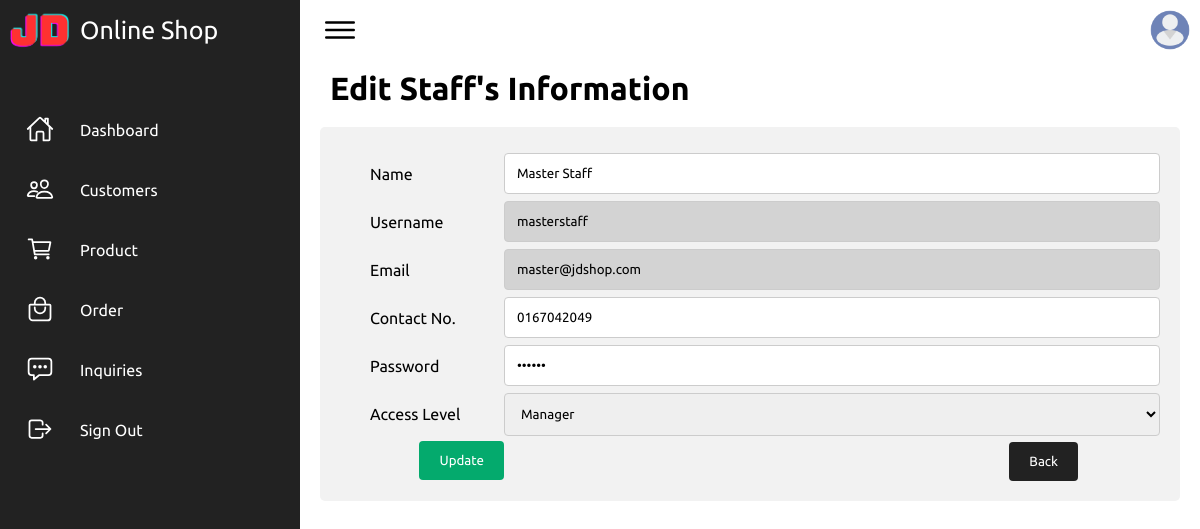
Page /admin/edit-staff.php?staff_upd=1 (signed in) on the committed database.
### tables this page shows
CREATE TABLE `staffs` (
  `id` int(11) NOT NULL,
  `name` varchar(255) NOT NULL,
  `username` varchar(255) NOT NULL,
  `email` varchar(255) NOT NULL,
  `contact` varchar(255) NOT NULL,
  `password` varchar(255) NOT NULL,
  `levelID` int(11) NOT NULL
);

CREATE TABLE `acesslevel` (
  `id` int(11) NOT NULL,
  `level` varchar(50) NOT NULL
);

### admin/edit-staff.php (the view, shortened to what this page needs)
<!DOCTYPE html>
<html lang="en">
<head>
  <link rel="stylesheet" href="assets/css/style.css">
</head>
<body>
  <div class="container">
    <?php include'nav.php' ?>
    <h1 style="margin-top: 10px; margin-left: 30px;">Edit Staff's Information</h1>
    <div class="container-2">
      <form action="" method="post">
        <?php
        $qml ="select * from staffs where id='$_GET[staff_upd]'";
        $rest=mysqli_query($conn, $qml);
        $row = mysqli_fetch_assoc($rest);
        ?>
        <div class="row">
          <div class="col-15">
            <label for="name">Name</label>
          </div>
          <div class="col-80">
            <input type="text" id="name" name="name" value="<?php echo $row['name']; ?>" placeholder="Please enter the staff's full name">
          </div>
        </div>
        <div class="row">
          <div class="col-15">
            <label for="username">Username</label>
          </div>
          <div class="col-80">
            <input readonly type="text" id="username" name="username" value="<?php echo $row['username']; ?>" placeholder="Please enter staff's username" style="background: lightgrey;">
          </div>
        </div>
        <div class="row">
          <div class="col-15">
            <label for="email">Email</label>
          </div>
          <div class="col-80">
            <input readonly type="text" id="email" name="email" value="<?php echo $row['email']; ?>" placeholder="Please enter staff's email" style="background: lightgrey;">
          </div>
        </div>
        <div class="row">
          <div class="col-15">
            <label for="contact">Contact No.</label>
          </div>
          <div class="col-80">
            <input type="text" id="contact" name="contact" placeholder="Please enter your current contact number" value="<?php echo $row['contact']; ?>" placeholder="Please enter staff's contact no.">
          </div>
        </div>
        <div class="row">
          <div class="col-15">
            <label for="password">Password</label>
          </div>
          <div class="col-80">
            <input type="password" id="password" name="password" placeholder="Please enter your new password" value="<?php echo $row['password']; ?>" placeholder="Please enter password">
          </div>
        </div>
        <div class="row">
          <div class="col-15">
            <label for="level">Access Level</label>
          </div>
          <div class="col-80">
            <select id="levelID" name="levelID">
             <?php
            $Access_Levels = mysqli_query($conn, "SELECT * FROM acesslevel");
            while ($level = mysqli_fetch_array($Access_Levels)) {
                ?>
                <option <?php if ($row['levelID'] == $level['id']) {echo "selected";} ?> value="<?php echo $level['id']; ?>"><?php echo $level['level']; ?></option>
            <?php } ?>
          </select>
        </div>
        <br>
        <div class="row">
          <div class="col-10">
            <input type="submit" name="submit" value="Update">
          </div>
        </div>
      </form>
    </div>
     <div class="row">
        <div class="col-20">
          <a href="staff-list.php"><button class="btn-back">Back</button></a>
        </div>
      </div>
    </div>
  </div>
</body>

### admin/assets/css/style.css (style rules this page uses)
* { font-family: "Ubuntu", sans-serif; margin: 0; padding: 0; box-sizing: border-box; }
:root { --blue: #2a2185; --white: #fff; --gray: #f5f5f5; --black1: #222; --black2: #999; }
body { min-height: 100vh; overflow-x: hidden; }
.container { position: relative; width: 100%; }
input[type=file], input[type=number], input[type=password], input[type=text], select, textarea { width: 100%; padding: 12px; border: 1px solid #ccc; border-radius: 4px; resize: vertical; }
label { padding: 12px 12px 12px 0; display: inline-block; }
input[type=submit] { background-color: #04AA6D; color: white; padding: 12px 20px; border: none; border-radius: 4px; cursor: pointer; float: right; }
.btn-back { background-color: var(--black1);; color: white; padding: 12px 20px; border: none; border-radius: 4px; cursor: pointer; float: right; }
.container-2 { border-radius: 5px; background-color: #f2f2f2; padding: 20px; margin: 20px; }
.col-15 { float: left; width: 15%; margin-top: 6px; margin-left: 30px; }
.col-80 { float: right; width: 80%; margin-top: 6px; }
.col-10 { float: right; width: 10%; margin-top: 6px; }
.col-20 { float: left; width: 90%; margin-top: -38px; }
.row::after { content: ""; display: table; clear: both; }

### rows in the picture
staffs: name "Master Staff", username "masterstaff", email "master@jdshop.com", contact "0167042049", levelID "Manager"
